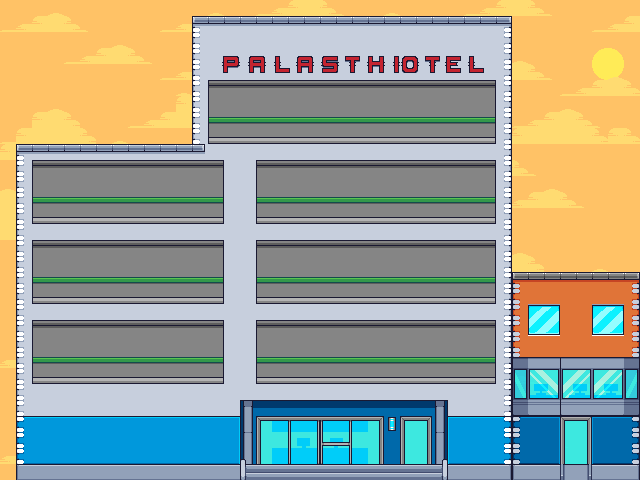

A level layout from a 2D game, rendered from its tile map. Below: a short description, then the map file with tile-grid data replaced by summaries:
An orthogonal 40x30 tile map with 16x16 px tiles, 6 tile layers (Background, Sun, Sky, House, ...), 3 tilesets and 36 objects.

<map version="1.10" tiledversion="1.11.2" orientation="orthogonal" renderorder="right-down" width="40" height="30" tilewidth="16" tileheight="16" infinite="0" nextlayerid="15" nextobjectid="124">
 <editorsettings>
  <export target="beta-stage.lua" format="lua" />
 </editorsettings>
 <tileset firstgid="1" name="Palasthotel" tilewidth="16" tileheight="16" tilecount="36" columns="18">
  <image source="tilemaps/assets/Palasthotel.png" width="288" height="32" />
 </tileset>
 <tileset firstgid="37" name="background" tilewidth="16" tileheight="16" tilecount="144" columns="16">
  <image source="tilemaps/assets/background.png" width="256" height="159" />
 </tileset>
 <tileset firstgid="181" name="tilemap_all" tilewidth="16" tileheight="16" tilecount="1972" columns="34">
  <image source="tilemaps/assets/tilemap_all.png" width="544" height="928" />
 </tileset>
 <layer id="3" name="Background" width="40" height="30" locked="1">
  <data>[1200 cells, 1200 non-empty, 1 distinct tile ids]</data>
 </layer>
 <layer id="5" name="Sun" width="40" height="30" locked="1">
  <data>[1200 cells, 4 non-empty, 4 distinct tile ids]</data>
 </layer>
 <layer id="4" name="Sky" width="40" height="30" locked="1">
  <data>[1200 cells, 408 non-empty, 15 distinct tile ids]</data>
 </layer>
 <layer id="1" name="House" width="40" height="30">
  <data>[1200 cells, 891 non-empty, 132 distinct tile ids]</data>
 </layer>
 <layer id="6" name="Rooms" width="40" height="30">
  <data>[1200 cells, 432 non-empty, 48 distinct tile ids]</data>
 </layer>
 <objectgroup id="7" name="WorldLimits" visible="0">
  <object id="38" x="-44.0598" y="-264.718" width="32.5958" height="774.397" />
  <object id="41" x="649.587" y="-265.705" width="37.5346" height="769.459" />
  <object id="72" x="-32.98" y="-296.82" width="711.425" height="32.98" />
  <object id="73" x="-43.0328" y="479.65" width="731.126" height="30.3774" />
 </objectgroup>
 <objectgroup id="11" name="Plattforms" visible="0">
  <object id="57" x="193.681" y="15.7366" width="317.758" height="10" />
  <object id="58" x="209.314" y="138.347" width="286.288" height="10" />
  <object id="59" x="256.199" y="218.053" width="239.119" height="10" />
  <object id="60" x="32.4518" y="218.053" width="191.01" height="10" />
  <object id="61" x="32.7365" y="298.044" width="190.441" height="10" />
  <object id="62" x="256.483" y="297.19" width="239.119" height="10" />
  <object id="63" x="256.199" y="378.035" width="239.403" height="10" />
  <object id="64" x="32.4518" y="378.32" width="191.295" height="10" />
  <object id="66" x="512.397" y="356.116" width="170.102" height="10" />
  <object id="67" x="511.543" y="272.709" width="174.482" height="10" />
  <object id="68" x="17.5231" y="144.447" width="186.597" height="10" />
 </objectgroup>
 <objectgroup id="13" name="StartPoints" visible="0">
  <object id="77" x="33.5847" y="50.0825">
   <ellipse />
  </object>
  <object id="78" x="173.226" y="43.012">
   <ellipse />
  </object>
  <object id="79" x="467.24" y="113.717">
   <ellipse />
  </object>
  <object id="80" x="560.335" y="189.724">
   <ellipse />
  </object>
  <object id="81" x="73.6507" y="193.259">
   <ellipse />
  </object>
  <object id="82" x="461.348" y="194.438">
   <ellipse />
  </object>
  <object id="83" x="77.186" y="270.445">
   <ellipse />
  </object>
  <object id="84" x="461.937" y="275.748">
   <ellipse />
  </object>
  <object id="85" x="69.5263" y="356.469">
   <ellipse />
  </object>
  <object id="86" x="460.17" y="354.702">
   <ellipse />
  </object>
  <object id="87" x="73.0615" y="435.423">
   <ellipse />
  </object>
  <object id="88" x="290.478" y="426.585">
   <ellipse />
  </object>
  <object id="89" x="468.419" y="415.39">
   <ellipse />
  </object>
  <object id="90" x="570.351" y="306.976">
   <ellipse />
  </object>
  <object id="91" x="299.906" y="192.081">
   <ellipse />
  </object>
  <object id="92" x="300.495" y="275.748">
   <ellipse />
  </object>
  <object id="93" x="296.37" y="353.523">
   <ellipse />
  </object>
  <object id="94" x="262.197" y="113.128" width="0.589206">
   <ellipse />
  </object>
  <object id="95" x="298.138" y="111.949">
   <ellipse />
  </object>
  <object id="96" x="607.471" y="32.9955">
   <ellipse />
  </object>
  <object id="97" x="573.297" y="431.299">
   <ellipse />
  </object>
 </objectgroup>
 <layer id="2" name="Details" width="40" height="30">
  <data>[1200 cells, 36 non-empty, 36 distinct tile ids]</data>
 </layer>
</map>
